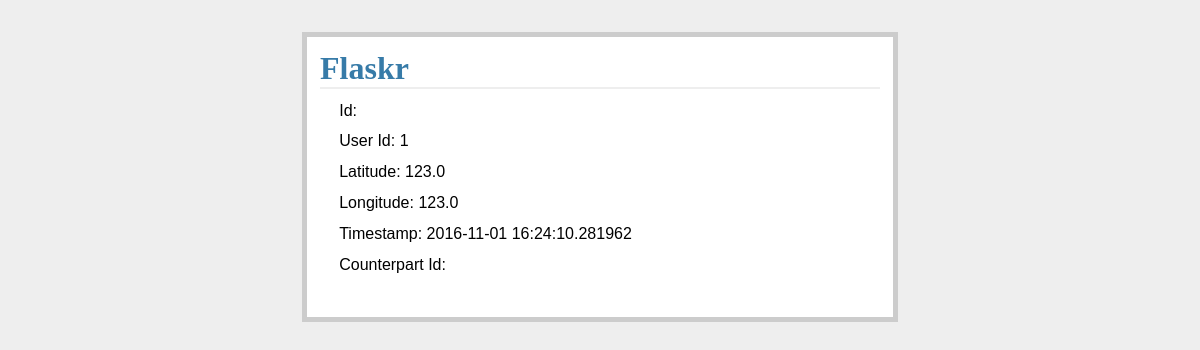
Before: /noober/show_riders with the older database file.
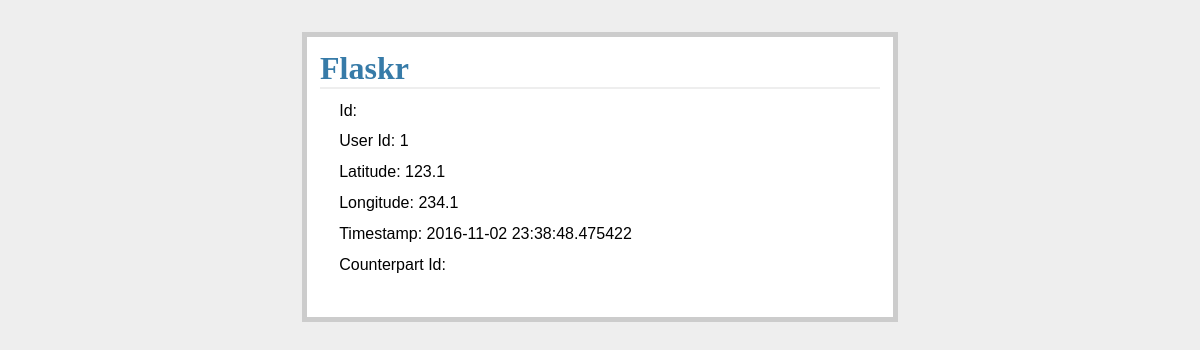
After: the same page with the newer database file.
### tables this page shows
CREATE TABLE riders (
  user_id string not null primary key,
  lat float(10,6) not null,
  lon float(10,6) not null,
  timestamp string,
  matched_driver_id string,
  picked_up integer
);

### basic.py (the view)
@app.route("/noober/show_riders")
def show_riders():
        riders = query_db('select * from riders')
        return render_template('show_entries.html', entries=riders)

### dbutil.py (called while the page is built)
def connect_db():
        rv = sqlite3.connect(app.config['DATABASE'])
        rv.row_factory = sqlite3.Row
        return rv

def get_db():
        if not hasattr(g, 'sqlite_db'):
                g.sqlite_db = connect_db()
        return g.sqlite_db

def query_db(query, args=(), one=False):
        cur = get_db().execute(query,args)
        rv = cur.fetchall()
        cur.close()
        return (rv[0] if rv else None) if one else rv

### templates/show_entries.html
{% extends "layout.html" %}
{% block body %}
<ul class="entries">
  {% for entry in entries %}
  <li>Id: {{entry.transaction_id}} </li>
  <li>User Id: {{entry.user_id}} </li>
  <li>Latitude: {{ entry.lat }} </li>
  <li>Longitude: {{entry.lon }} </li>
  <li>Timestamp: {{entry.timestamp|safe }} </li>
  <li>Counterpart Id: {{entry.counterpart_user_id|safe }} </li>
  <br>
  {% else %}
  <li><em>Unbelievable.  No entries here so far</em></li>
  {% endfor %}
</ul>
{% endblock %}

### templates/layout.html (shortened to what this page needs)
<!doctype html>
<link rel=stylesheet type=text/css href="{{ url_for('static', filename='style.css') }}">
<div class=page>
  <h1>Flaskr</h1>
  {% block body %}{% endblock %}
  </div>

### static/style.css (style rules this page uses)
a, h1, h2 { color: #377ba8; }
h1, h2 { font-family: 'Georgia', serif; margin: 0; }
h1 { border-bottom: 2px solid #eee; }
.page { margin: 2em auto; width: 35em; border: 5px solid #ccc; padding: 0.8em; background: white; }
.entries { list-style: none; margin: 0; padding: 0; }
.entries li { margin: 0.8em 1.2em; }

Changed rows visible on the page:
changed riders id 1: lat "123.0" → "123.1"; lon "123.0" → "234.1"; timestamp "2016-11-01 16:24:10.281962" → "2016-11-02 23:38:48.475422"
